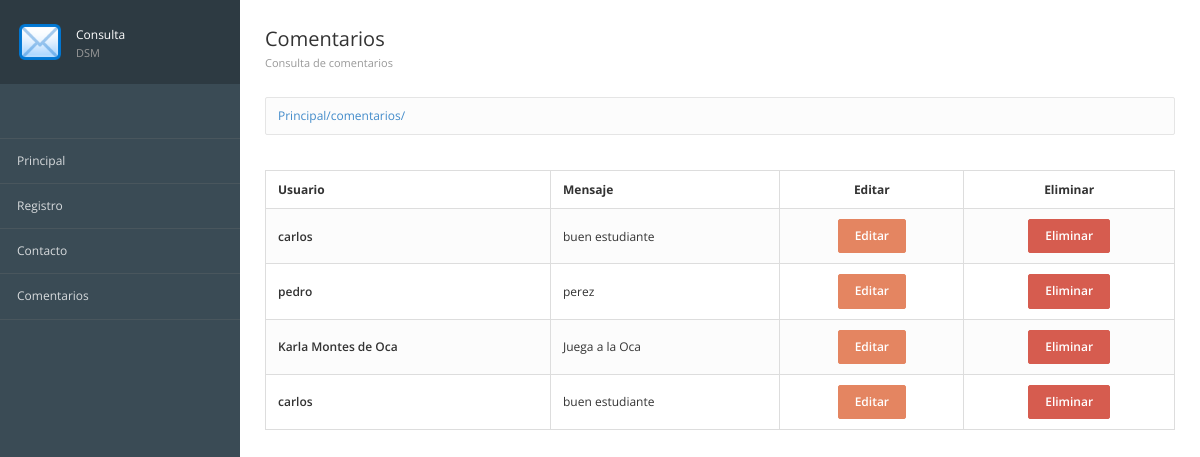
The app's page /comentarios/, older data.
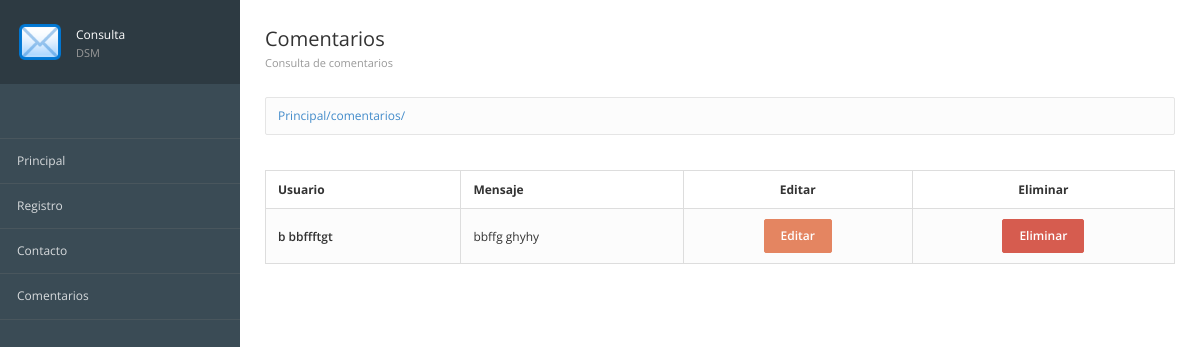
The same page, newer data.
### registros/models.py (models this page shows, shortened)
class ComentarioContacto(models.Model):
    id = models.AutoField(primary_key=True,verbose_name="Clave")
    usuario = models.TextField(verbose_name="Alumno")
    mensaje = models.TextField(verbose_name="Comentario")
    created = models.DateTimeField(auto_now_add=True,verbose_name="Registrado")
    class Meta:
        verbose_name = "Comentario Contacto"
        verbose_name_plural = "Comentarios Contactos"
        ordering = ["-created"]

### registros/views.py (the view)
# urls.py: path('comentarios/',views_registros.ComentariosContacto, name ="consultarComentarios"),
def ComentariosContacto(request):
    comentarios=ComentarioContacto.objects.all()
    return render(request,'registros/consultarComentarios.html',{'comentarios':comentarios})

### registros/templates/registros/consultarComentarios.html (shortened to what this page needs)
{%extends "inicio/encabezado.html"%}
{%load static%}
{%block imagen%}
{%static 'inicio/images/correo.png'%}
{%endblock%}
{%block tituloMenu%}
Consulta<span>DSM</span>
{%endblock%}
{%block Encabezado%}
<div class="page-header">
  <div class="page-title">
    <h3>Comentarios
      <small>Consulta de comentarios</small></h3>
  </div>
</div>
{%endblock%}
{% block contenido%}
<table name= "comentarios" class="table table-bordered table-striped">
  <thead>
    <tr>
      <th>Usuario</th>
      <th>Mensaje</th>
      <th class="text-center">Editar</th>
      <th class="text-center">Eliminar</th>
    </tr>
  </thead>
  <tbody>
    {% for comentario in comentarios %}
    <tr>
      <td class="text-semibold">{{comentario.usuario}}</td>
      <td class="muted">{{comentario.mensaje}}</td>
      <td class="text-center"><a href="{%url 'consultarComentario' comentario.id%}"  class="btn btn-warning" >Editar</a></td>
      <td class="text-center"><a href="{%url 'Eliminar' comentario.id%}"  class="btn btn-danger" >Eliminar</a></td>
    </tr>
    {% endfor %}
  </tbody>
</table>
{%endblock%}

Row changes from the older to the newer data that the page shows:
removed ComentarioContacto: usuario "carlos", mensaje "buen estudiante"
removed ComentarioContacto: usuario "pedro", mensaje "perez"
removed ComentarioContacto: usuario "Karla Montes de Oca", mensaje "Juega a la Oca"
removed ComentarioContacto: usuario "carlos", mensaje "buen estudiante"
added ComentarioContacto: usuario "b bbffftgt", mensaje "bbffg ghyhy"
